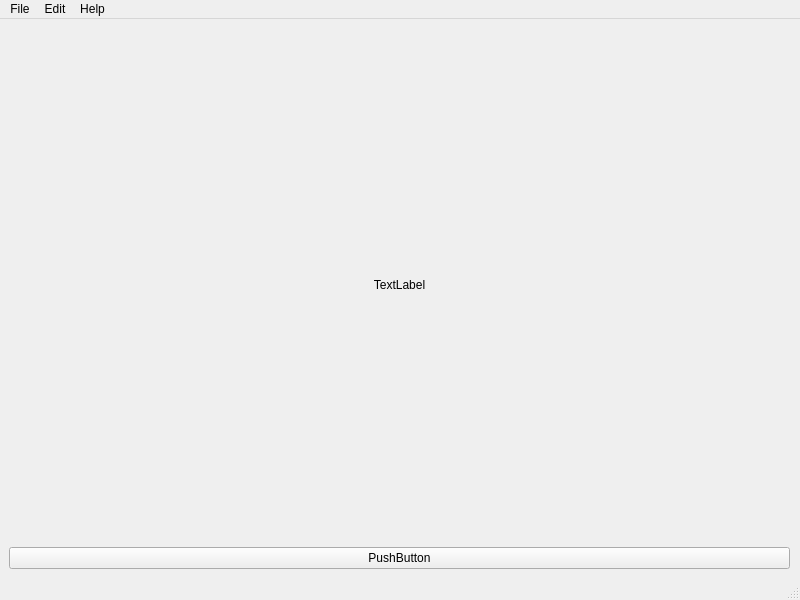
<?xml version="1.0" encoding="UTF-8"?>
<ui version="4.0">
 <class>MainWindow</class>
 <widget class="QMainWindow" name="MainWindow">
  <property name="geometry">
   <rect>
    <x>0</x>
    <y>0</y>
    <width>800</width>
    <height>600</height>
   </rect>
  </property>
  <property name="windowTitle">
   <string>MavSec</string>
  </property>
  <widget class="QWidget" name="centralwidget">
   <widget class="QWidget" name="verticalLayoutWidget">
    <property name="geometry">
     <rect>
      <x>9</x>
      <y>9</y>
      <width>781</width>
      <height>541</height>
     </rect>
    </property>
    <layout class="QVBoxLayout" name="verticalLayout">
     <item>
      <widget class="QLabel" name="label">
       <property name="text">
        <string>TextLabel</string>
       </property>
       <property name="alignment">
        <set>Qt::AlignCenter</set>
       </property>
      </widget>
     </item>
     <item>
      <widget class="QPushButton" name="pushButton">
       <property name="text">
        <string>PushButton</string>
       </property>
      </widget>
     </item>
    </layout>
   </widget>
  </widget>
  <widget class="QStatusBar" name="statusbar"/>
  <widget class="QMenuBar" name="menuBar">
   <property name="geometry">
    <rect>
     <x>0</x>
     <y>0</y>
     <width>800</width>
     <height>22</height>
    </rect>
   </property>
   <widget class="QMenu" name="menuFile">
    <property name="title">
     <string>File</string>
    </property>
    <addaction name="actionNew"/>
    <addaction name="actionLoad"/>
    <addaction name="actionSave"/>
    <addaction name="separator"/>
    <addaction name="actionExport"/>
    <addaction name="separator"/>
    <addaction name="actionClose"/>
    <addaction name="actionQuite"/>
   </widget>
   <widget class="QMenu" name="menuEdit">
    <property name="title">
     <string>Edit</string>
    </property>
   </widget>
   <widget class="QMenu" name="menuHelp">
    <property name="title">
     <string>Help</string>
    </property>
   </widget>
   <addaction name="menuFile"/>
   <addaction name="menuEdit"/>
   <addaction name="menuHelp"/>
  </widget>
  <action name="actionNew">
   <property name="text">
    <string>New</string>
   </property>
  </action>
  <action name="actionLoad">
   <property name="text">
    <string>Load</string>
   </property>
  </action>
  <action name="actionSave">
   <property name="text">
    <string>Save</string>
   </property>
  </action>
  <action name="actionExport">
   <property name="text">
    <string>Export</string>
   </property>
  </action>
  <action name="actionClose">
   <property name="text">
    <string>Close</string>
   </property>
  </action>
  <action name="actionQuite">
   <property name="text">
    <string>Quit</string>
   </property>
  </action>
 </widget>
 <resources/>
 <connections/>
</ui>
